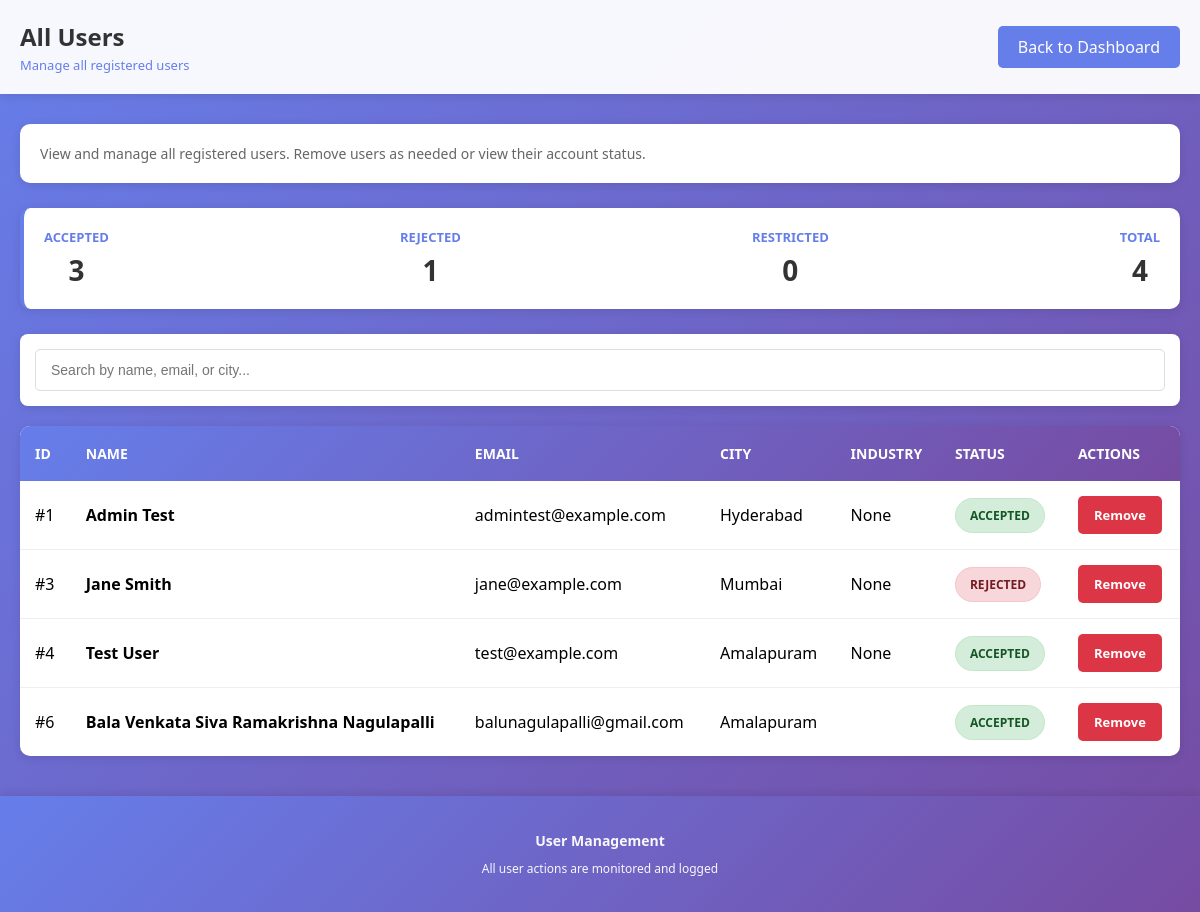
Page /all-users/ (signed in) on the committed database.
### mainapp/models.py (models this page shows, shortened)
class User(models.Model):
    STATUS_CHOICES = [
        ('pending',    'Pending'),
        ('accepted',   'Accepted'),
        ('rejected',   'Rejected'),
        ('restricted', 'Restricted'),
    ]
    user_id  = models.AutoField(primary_key=True)
    Fullname = models.CharField(max_length=200)
    Email    = models.EmailField(unique=True)
    Phone    = models.CharField(max_length=20)
    Password = models.CharField(max_length=200)
    city     = models.CharField(max_length=100, null=True, blank=True)
    industry = models.CharField(max_length=100, null=True, blank=True)
    state    = models.CharField(max_length=100, null=True, blank=True)
    image    = models.ImageField(upload_to='profiles/', null=True, blank=True)
    status   = models.CharField(max_length=20, choices=STATUS_CHOICES, default='pending')

### adminapp/views.py (the view)
    def wrapper(request, *args, **kwargs):
        if not request.session.get('admin_logged_in'):
            messages.warning(request, 'Please login as admin first')
            return redirect('admin_login')
        return view_func(request, *args, **kwargs)

### adminapp/views.py (called while the page is built)
def check_admin_auth(view_func):
    def wrapper(request, *args, **kwargs):
        if not request.session.get('admin_logged_in'):
            messages.warning(request, 'Please login as admin first')
            return redirect('admin_login')
        return view_func(request, *args, **kwargs)
    return wrapper

@check_admin_auth
def all_users(req):
    users_all = User.objects.filter(
        Q(status="accepted") | Q(status="restricted") | Q(status="rejected")
    )
    return render(req, 'admin_template/all-users.html', {"alluser": users_all})

### templates/admin_template/all-users.html (shortened to what this page needs)
<!DOCTYPE html>
<html>
<head>
</head>
<body>
    <header>
        <div class="header-content">
            <div>
                <h1>All Users</h1>
                <div class="header-subtitle">Manage all registered users</div>
            </div>
            <a href="{% url 'index' %}" class="back-link">Back to Dashboard</a>
        </div>
    </header>
    <div class="container">
        <div class="info-box">
            <p>View and manage all registered users. Remove users as needed or view their account status.</p>
        </div>
        {% if alluser %}
        <div class="users-count">
            <div class="count-item">
                <div class="count-label">Accepted</div>
                <div class="count-number" id="acceptedCount">0</div>
            </div>
            <div class="count-item">
                <div class="count-label">Rejected</div>
                <div class="count-number" id="rejectedCount">0</div>
            </div>
            <div class="count-item">
                <div class="count-label">Restricted</div>
                <div class="count-number" id="restrictedCount">0</div>
            </div>
            <div class="count-item">
                <div class="count-label">Total</div>
                <div class="count-number">{{ alluser|length }}</div>
            </div>
        </div>
        <div class="search-box">
            <input type="text" id="searchInput" placeholder="Search by name, email, or city..." onkeyup="filterTable()">
        </div>
        <table id="usersTable">
            <thead>
                <tr>
                    <th>ID</th>
                    <th>Name</th>
                    <th>Email</th>
                    <th>City</th>
                    <th>Industry</th>
                    <th>Status</th>
                    <th>Actions</th>
                </tr>
            </thead>
            <tbody>
                {% for user in alluser %}
                <tr>
                    <td>#{{ user.user_id }}</td>
                    <td><strong>{{ user.Fullname }}</strong></td>
                    <td>{{ user.Email }}</td>
                    <td>{{ user.city }}</td>
                    <td>{{ user.industry }}</td>
                    <td>
                        <span class="status-badge status-{{ user.status|lower }}">
                            {% if user.status == "accepted" %}Accepted
                            {% elif user.status == "rejected" %}Rejected
                            {% elif user.status == "restricted" %}Restricted
                            {% elif user.status == "pending" %}Pending
                            {% else %}{{ user.status }}
                            {% endif %}
                        </span>
                    </td>
                    <td>
                        <div class="action-buttons">
                            <a href="{% url 'remove' user.user_id %}" class="btn btn-remove" onclick="return confirm('Are you sure you want to remove this user?')">Remove</a>
                        </div>
                    </td>
                </tr>
                {% endfor %}
            </tbody>
        </table>
        {% else %}
        <div class="empty-state">
            <h3>No Users Found</h3>
            <p>There are no registered users yet.</p>
            <a href="{% url 'index' %}" class="back-link" style="margin-top: 20px;">Back to Dashboard</a>
        </div>
        {% endif %}
    </div>
    <footer>
        <p><strong>User Management</strong></p>
        <p style="margin-top: 10px; font-size: 12px;">All user actions are monitored and logged</p>
    </footer>
</body>
</html>

### templates/admin_template/all-users.html (style rules this page uses)
* { margin: 0; padding: 0; box-sizing: border-box; }
body { font-family: 'Segoe UI', Tahoma, Geneva, Verdana, sans-serif; background: linear-gradient(135deg, #667eea 0%, #764ba2 100%); min-height: 100vh; }
header { background: rgba(255, 255, 255, 0.95); padding: 20px; box-shadow: 0 2px 10px rgba(0,0,0,0.1); position: sticky; top: 0; z-index: 100; }
.header-content { max-width: 1200px; margin: 0 auto; display: flex; justify-content: space-between; align-items: center; }
h1 { color: #333; font-size: 24px; margin: 0; }
.header-subtitle { color: #667eea; font-size: 13px; margin-top: 3px; }
.back-link { background: #667eea; color: white; padding: 10px 20px; border-radius: 5px; text-decoration: none; transition: all 0.3s; display: inline-block; }
.container { max-width: 1200px; margin: 30px auto; padding: 0 20px; }
.info-box { background: white; padding: 20px; border-radius: 10px; margin-bottom: 25px; box-shadow: 0 2px 10px rgba(0,0,0,0.1); }
.info-box p { color: #666; margin: 0; font-size: 14px; }
.users-count { background: white; padding: 20px; border-radius: 10px; margin-bottom: 25px; box-shadow: 0 2px 10px rgba(0,0,0,0.1); border-left: 4px solid #667eea; display: flex; justify-content: space-between; align-items: center; }
.count-item { text-align: center; }
.count-label { color: #667eea; font-size: 13px; text-transform: uppercase; font-weight: 600; margin-bottom: 5px; }
.count-number { font-size: 28px; font-weight: bold; color: #333; }
table { width: 100%; border-collapse: collapse; background: white; box-shadow: 0 2px 10px rgba(0,0,0,0.1); border-radius: 10px; overflow: hidden; }
thead { background: linear-gradient(135deg, #667eea 0%, #764ba2 100%); color: white; }
th { padding: 18px 15px; text-align: left; font-weight: 600; font-size: 14px; text-transform: uppercase; }
td { padding: 15px; border-bottom: 1px solid #eee; }
tbody tr { transition: background 0.2s; }
tbody tr:last-child td { border-bottom: none; }
.action-buttons { display: flex; gap: 10px; }
button, .btn { padding: 10px 16px; border: none; border-radius: 5px; cursor: pointer; font-weight: 600; text-decoration: none; display: inline-block; transition: all 0.3s; font-size: 13px; }
.btn-remove { background: #dc3545; color: white; }
.status-badge { padding: 8px 14px; border-radius: 20px; font-size: 12px; font-weight: 600; display: inline-block; text-transform: uppercase; }
.status-accepted { background: #d4edda; color: #155724; border: 1px solid #c3e6cb; }
.status-rejected { background: #f8d7da; color: #721c24; border: 1px solid #f5c6cb; }
.search-box { background: white; padding: 15px; border-radius: 8px; margin-bottom: 20px; box-shadow: 0 2px 10px rgba(0,0,0,0.1); }
.search-box input { width: 100%; padding: 12px 15px; border: 1px solid #ddd; border-radius: 5px; font-size: 14px; }
footer { text-align: center; padding: 35px 20px; background: linear-gradient(135deg, #667eea 0%, #764ba2 100%); color: white; margin-top: 40px; box-shadow: 0 -2px 10px rgba(0,0,0,0.1); }
footer p { font-size: 14px; opacity: 0.95; margin: 0; }

### rows in the picture
User: user_id "1", Fullname "Admin Test", Email "admintest@example.com", city "Hyderabad", industry "None", status "ACCEPTED"
User: user_id "3", Fullname "Jane Smith", Email "jane@example.com", city "Mumbai", industry "None", status "REJECTED"
User: user_id "4", Fullname "Test User", Email "test@example.com", city "Amalapuram", industry "None", status "ACCEPTED"
User: user_id "6", Fullname "Bala Venkata Siva Ramakrishna Nagulapalli", Email "balunagulapalli@gmail.com", city "Amalapuram", status "ACCEPTED"

### other values in the picture
{{ alluser|length }} "4"
